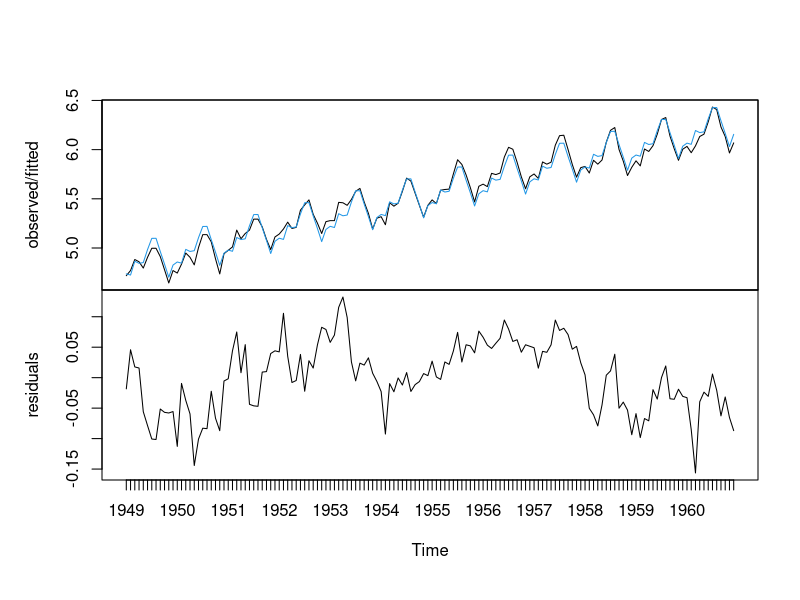
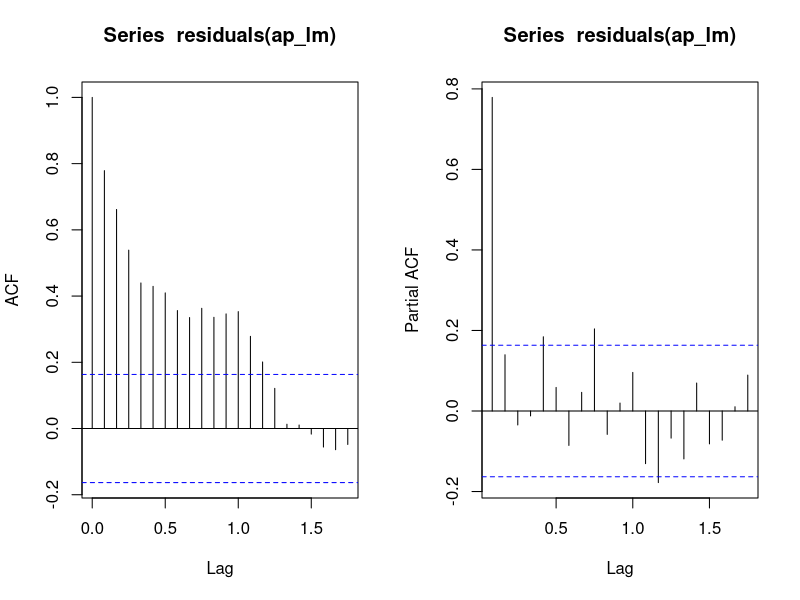
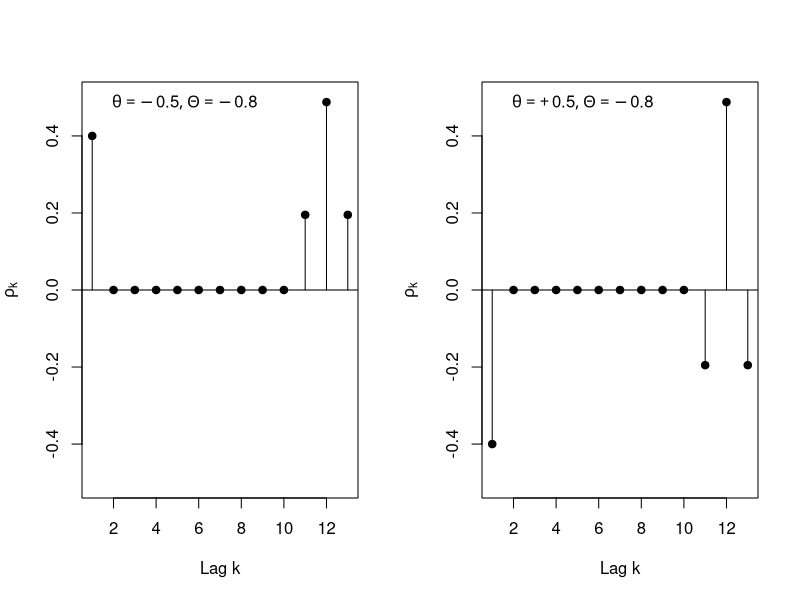
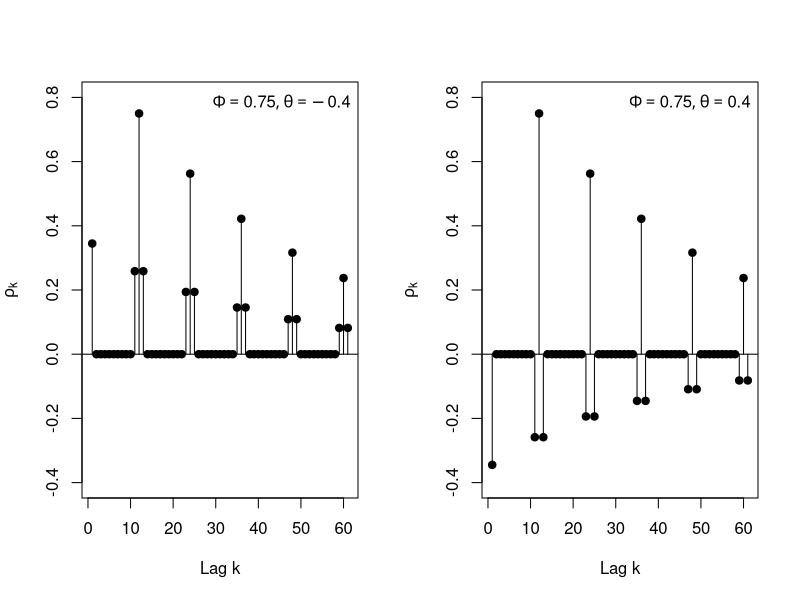
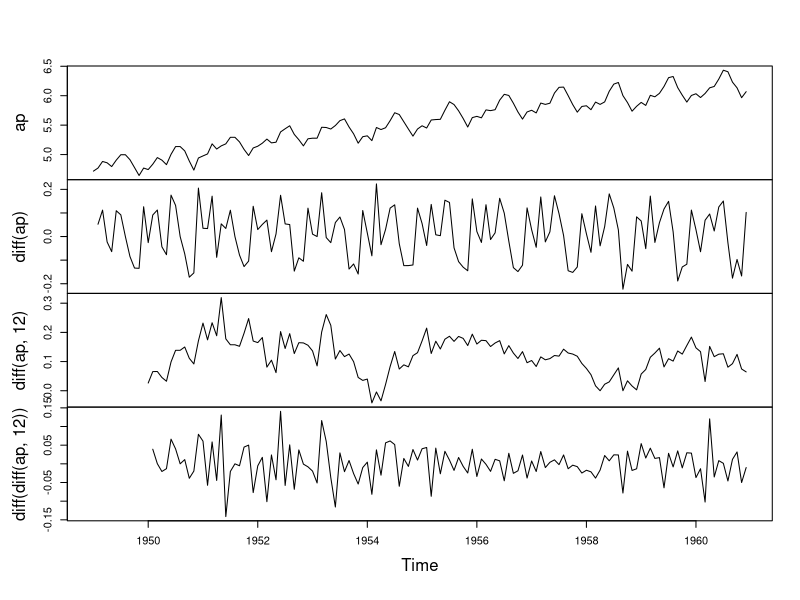
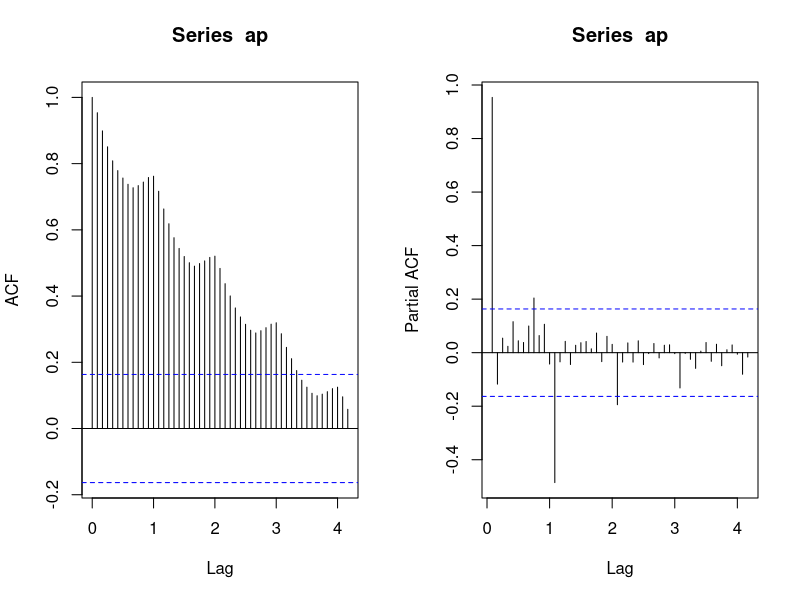
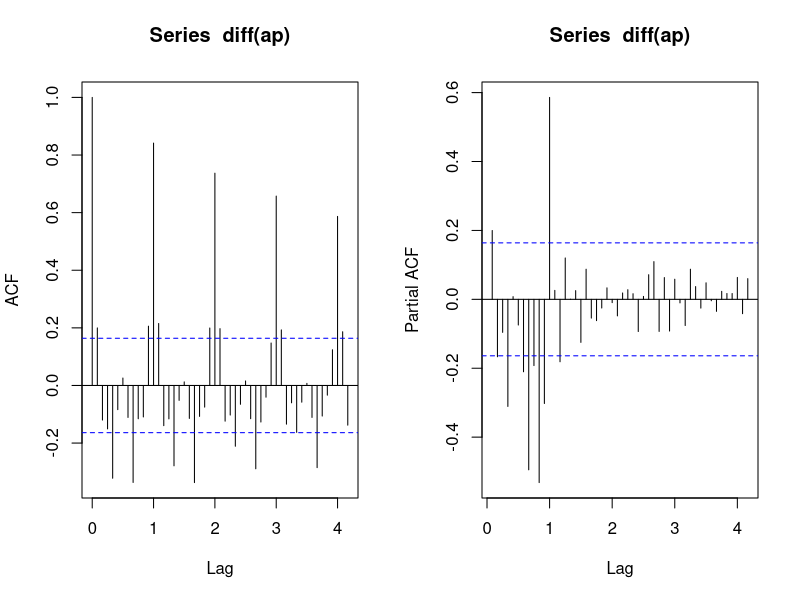
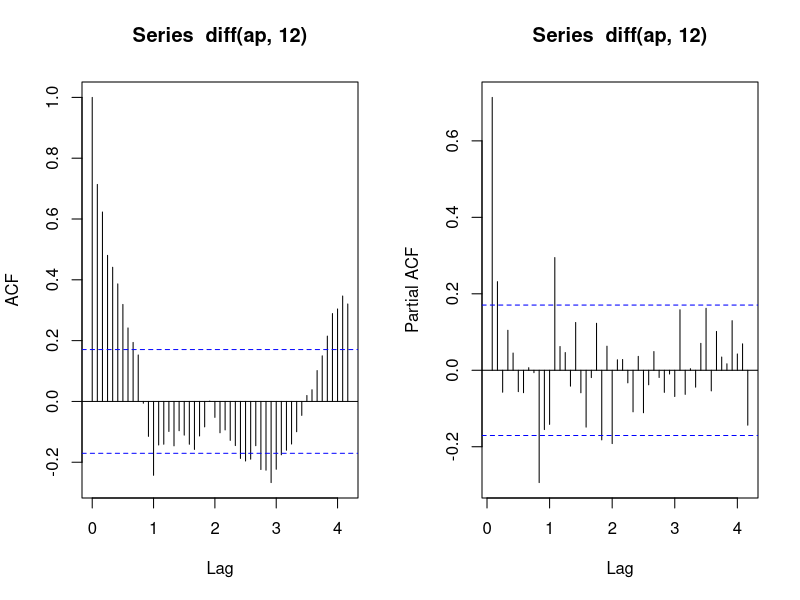

The R source for these figures, in order:
### R code from vignette source '/home/zeileis/svn/projects/AER/Teaching/TimeSeriesAnalysis/Ch10-SeasonalModels.Rnw'

###################################################
### code chunk number 1: setup
###################################################
options(prompt = "R> ", continue = "+  ", width = 64,
  digits = 4, show.signif.stars = FALSE, useFancyQuotes = FALSE)
library("AER")
library("tseries")
library("dynlm")
set.seed(1071)


###################################################
### code chunk number 2: AirPassengers-data
###################################################
data("AirPassengers", package = "datasets")
ap <- log(AirPassengers)
ap_lm <- dynlm(ap ~ trend(ap) + season(ap))


###################################################
### code chunk number 3: AirPassengers-plot
###################################################
plot(merge(as.zoo(ap), fitted(ap_lm), residuals(ap_lm), zoo(0, index(ap))),
  screen = c(1, 1, 2, 2), col = c(1, 4, 1, 4),
  xlab = "Time", ylab = c("observed/fitted", "residuals"), main = "")


###################################################
### code chunk number 4: AirPassengers-acf
###################################################
par(mfrow = c(1, 2))
acf(residuals(ap_lm))
pacf(residuals(ap_lm))


###################################################
### code chunk number 5: AirPassengers-noise
###################################################
Box.test(residuals(ap_lm), type = "Ljung-Box")
kpss.test(residuals(ap_lm))


###################################################
### code chunk number 6: acf-SARIMA001001
###################################################
par(mfrow = c(1, 2))
acf_sma <- function(ma = 0, sma = 0, ...) {
  acf <- c(ma / (1 + ma^2), rep(0, 10), sma / (1 + sma^2), 0)
  acf[c(11, 13)] <- acf[1] * acf[12]
  plot(acf, type = "h", xlab = "Lag k", ylab = expression(rho[k]), ...)
  points(acf, pch = 19)
  abline(h = 0)
  invisible(acf)
}
acf_sma(0.5, 0.8, ylim = c(-0.5, 0.5))
legend("topleft", expression(list(theta == -0.5, Theta == -0.8)), bty = "n")
acf_sma(-0.5, 0.8, ylim = c(-0.5, 0.5))
legend("topleft", expression(list(theta == +0.5, Theta == -0.8)), bty = "n")


###################################################
### code chunk number 7: acf-SARIMA001100
###################################################
par(mfrow = c(1, 2))
acf_sar <- function(ma = 0, sar = 0, ...) {
  acf <- rep(0, 61)
  acf[0:4 * 12 + 12] <- sar^(1:5)
  acf[0:4 * 12 + 11] <- sar^(1:5) * (ma / (1 + ma^2))
  acf[0:5 * 12 + 1] <- sar^(0:5) * (ma / (1 + ma^2))
  plot(acf, type = "h", xlab = "Lag k", ylab = expression(rho[k]), ...)
  points(acf, pch = 19)
  abline(h = 0)
  invisible(acf)
}
acf_sar(0.4, 0.75, ylim = c(-0.4, 0.8))
legend("topright", expression(list(Phi == 0.75, theta == -0.4)), bty = "n")
acf_sar(-0.4, 0.75, ylim = c(-0.4, 0.8))
legend("topright", expression(list(Phi == 0.75, theta == 0.4)), bty = "n")


###################################################
### code chunk number 8: AirPassengers-plot4
###################################################
plot(ts.union(ap, diff(ap), diff(ap, 12), diff(diff(ap, 12))), main = "")


###################################################
### code chunk number 9: AirPassengers-orig-acf
###################################################
par(mfrow = c(1, 2))
acf(ap, lag = 50)
pacf(ap, lag = 50)


###################################################
### code chunk number 10: AirPassengers-diff-acf
###################################################
par(mfrow = c(1, 2))
acf(diff(ap), lag = 50)
pacf(diff(ap), lag = 50)


###################################################
### code chunk number 11: AirPassengers-diff12-acf
###################################################
par(mfrow = c(1, 2))
acf(diff(ap, 12), lag = 50)
pacf(diff(ap, 12), lag = 50)


###################################################
### code chunk number 12: AirPassengers-diffdiff12-acf
###################################################
par(mfrow = c(1, 2))
acf(diff(diff(ap, 12)), lag = 50)
pacf(diff(diff(ap, 12)), lag = 50)


###################################################
### code chunk number 13: AirPassengers-arima
###################################################
fit <- arima(ap, c(0, 1, 1), seasonal = list(order = c(0, 1 ,1)))
fit


###################################################
### code chunk number 14: forecast
###################################################
library("forecast")


###################################################
### code chunk number 15: AirPassengers-arima2
###################################################
library("forecast")
fit <- Arima(ap, c(0, 1, 1), seasonal = list(order = c(0, 1 ,1)))
fit


###################################################
### code chunk number 16: AirPassengers-resid
###################################################
par(mfrow = c(1, 2))
fit_res <- residuals(fit)/sqrt(fit$sigma)
hist(fit_res)
qqnorm(fit_res)
qqline(fit_res)


###################################################
### code chunk number 17: AirPassengers-tsdiag
###################################################
tsdiag(fit)


###################################################
### code chunk number 18: AirPassengers-forecast
###################################################
plot(forecast(fit, h = 24), shadecols = gray(c(0.8, 0.6)))
